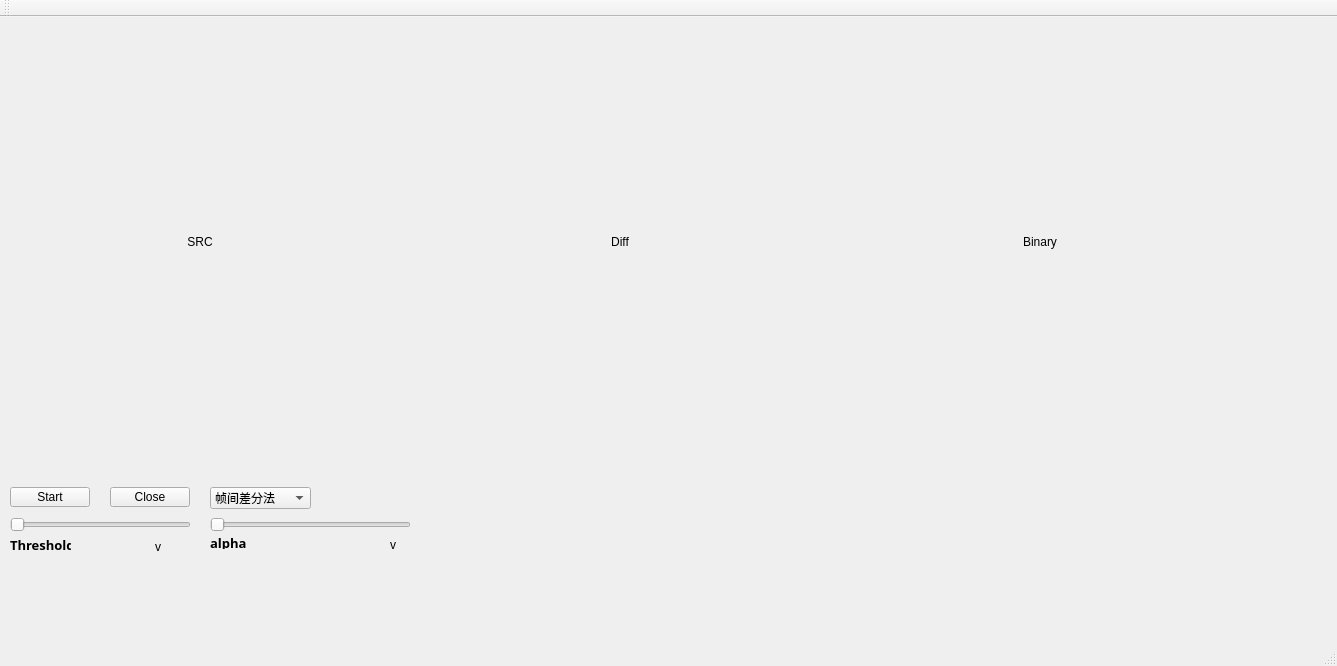
<?xml version="1.0" encoding="UTF-8"?>
<ui version="4.0">
 <class>MainWindow</class>
 <widget class="QMainWindow" name="MainWindow">
  <property name="geometry">
   <rect>
    <x>0</x>
    <y>0</y>
    <width>1337</width>
    <height>666</height>
   </rect>
  </property>
  <property name="windowTitle">
   <string>MainWindow</string>
  </property>
  <widget class="QWidget" name="centralWidget">
   <widget class="QPushButton" name="Start">
    <property name="geometry">
     <rect>
      <x>10</x>
      <y>470</y>
      <width>80</width>
      <height>20</height>
     </rect>
    </property>
    <property name="text">
     <string>Start</string>
    </property>
   </widget>
   <widget class="QComboBox" name="comboBox">
    <property name="geometry">
     <rect>
      <x>210</x>
      <y>470</y>
      <width>101</width>
      <height>22</height>
     </rect>
    </property>
    <item>
     <property name="text">
      <string>帧间差分法</string>
     </property>
    </item>
    <item>
     <property name="text">
      <string>背景差分法</string>
     </property>
    </item>
    <item>
     <property name="text">
      <string>光流法</string>
     </property>
    </item>
   </widget>
   <widget class="QLabel" name="src_label">
    <property name="geometry">
     <rect>
      <x>0</x>
      <y>0</y>
      <width>400</width>
      <height>450</height>
     </rect>
    </property>
    <property name="autoFillBackground">
     <bool>true</bool>
    </property>
    <property name="text">
     <string>SRC</string>
    </property>
    <property name="alignment">
     <set>Qt::AlignCenter</set>
    </property>
   </widget>
   <widget class="QLabel" name="diff_label">
    <property name="geometry">
     <rect>
      <x>420</x>
      <y>0</y>
      <width>400</width>
      <height>450</height>
     </rect>
    </property>
    <property name="autoFillBackground">
     <bool>true</bool>
    </property>
    <property name="text">
     <string>Diff</string>
    </property>
    <property name="alignment">
     <set>Qt::AlignCenter</set>
    </property>
   </widget>
   <widget class="QLabel" name="binary_label">
    <property name="geometry">
     <rect>
      <x>840</x>
      <y>0</y>
      <width>400</width>
      <height>450</height>
     </rect>
    </property>
    <property name="autoFillBackground">
     <bool>true</bool>
    </property>
    <property name="text">
     <string>Binary</string>
    </property>
    <property name="alignment">
     <set>Qt::AlignCenter</set>
    </property>
   </widget>
   <widget class="QPushButton" name="Close">
    <property name="geometry">
     <rect>
      <x>110</x>
      <y>470</y>
      <width>80</width>
      <height>20</height>
     </rect>
    </property>
    <property name="text">
     <string>Close</string>
    </property>
   </widget>
   <widget class="QSlider" name="threshold_slider">
    <property name="geometry">
     <rect>
      <x>10</x>
      <y>500</y>
      <width>181</width>
      <height>16</height>
     </rect>
    </property>
    <property name="orientation">
     <enum>Qt::Horizontal</enum>
    </property>
   </widget>
   <widget class="QSlider" name="alpha_slider">
    <property name="geometry">
     <rect>
      <x>210</x>
      <y>500</y>
      <width>201</width>
      <height>16</height>
     </rect>
    </property>
    <property name="orientation">
     <enum>Qt::Horizontal</enum>
    </property>
   </widget>
   <widget class="QLabel" name="label">
    <property name="geometry">
     <rect>
      <x>10</x>
      <y>520</y>
      <width>61</width>
      <height>16</height>
     </rect>
    </property>
    <property name="font">
     <font>
      <family>文泉驿正黑</family>
      <pointsize>10</pointsize>
      <weight>75</weight>
      <bold>true</bold>
     </font>
    </property>
    <property name="layoutDirection">
     <enum>Qt::LeftToRight</enum>
    </property>
    <property name="text">
     <string>Threshold</string>
    </property>
   </widget>
   <widget class="QLabel" name="label_2">
    <property name="geometry">
     <rect>
      <x>210</x>
      <y>520</y>
      <width>54</width>
      <height>12</height>
     </rect>
    </property>
    <property name="font">
     <font>
      <family>文泉驿正黑</family>
      <pointsize>10</pointsize>
      <weight>75</weight>
      <bold>true</bold>
     </font>
    </property>
    <property name="layoutDirection">
     <enum>Qt::LeftToRight</enum>
    </property>
    <property name="text">
     <string>alpha</string>
    </property>
    <property name="alignment">
     <set>Qt::AlignLeading|Qt::AlignLeft|Qt::AlignVCenter</set>
    </property>
   </widget>
   <widget class="QLabel" name="threshold">
    <property name="geometry">
     <rect>
      <x>155</x>
      <y>520</y>
      <width>31</width>
      <height>20</height>
     </rect>
    </property>
    <property name="text">
     <string>v</string>
    </property>
   </widget>
   <widget class="QLabel" name="alpha_value">
    <property name="geometry">
     <rect>
      <x>390</x>
      <y>520</y>
      <width>31</width>
      <height>16</height>
     </rect>
    </property>
    <property name="text">
     <string>v</string>
    </property>
   </widget>
  </widget>
  <widget class="QMenuBar" name="menuBar">
   <property name="geometry">
    <rect>
     <x>0</x>
     <y>0</y>
     <width>1337</width>
     <height>17</height>
    </rect>
   </property>
  </widget>
  <widget class="QToolBar" name="mainToolBar">
   <attribute name="toolBarArea">
    <enum>TopToolBarArea</enum>
   </attribute>
   <attribute name="toolBarBreak">
    <bool>false</bool>
   </attribute>
  </widget>
  <widget class="QStatusBar" name="statusBar"/>
 </widget>
 <layoutdefault spacing="6" margin="11"/>
 <resources/>
 <connections/>
</ui>
